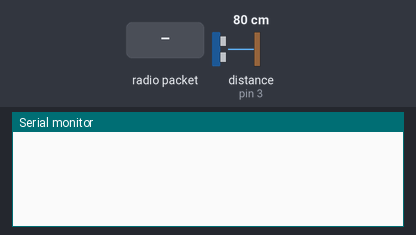
This sketch was run on a simulated Arduino Uno, built with avr-gcc and run on an emulated ATmega328P. On the bench: the last lines printed to the serial monitor. The test bench sets the inputs (shaded band); at power-on: distance to the obstacle (sensor on pin 3) 80 cm. The echo pulse lasts 58.3 µs per cm; no radio packets arrive unless stated.

Above: at 1.2 s.
1.3 s: radio packet "ABCDEF" arrives
At 1.9 s:
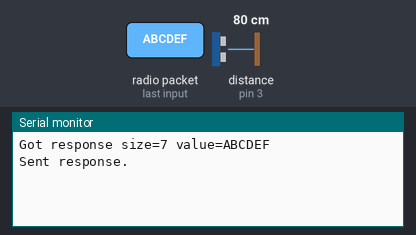
2.8 s: radio packet "1" arrives
At 5.1 s:
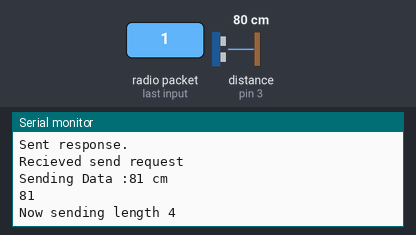

Measured:
- after the input at 1.3 s, the serial monitor: prints a new line at once (image 1)
- after the input at 2.8 s, the serial monitor: prints a new line at once (image 2)

The sketch:

SamplePeriod.ino
```cpp
#include <SPI.h>
#include "nRF24L01.h"
#include "RF24.h"
#include <NewPing.h>

static char send_payload[256];

#define TRIGGER_PIN 4      //Trig pin
#define ECHO_PIN  3        //Echo pin
#define MAX_DIST 400


const int min_payload_size = 4;
const int max_payload_size = 32;
const int payload_size_increments_by = 1;
int next_payload_size = min_payload_size;

NewPing sonar(TRIGGER_PIN, ECHO_PIN, MAX_DIST);

RF24 radio(9, 10);
const int role_pin = 5;

// Radio pipe addresses for the 2 nodes to communicate.
const uint64_t pipes[2] = { 0xF0F0F0F0E1LL, 0xF0F0F0F0D2LL };

char receive_payload[max_payload_size + 1];
void check_radio() {
  //  trigger = 1;
  while (radio.available()) {

    uint8_t len = radio.getDynamicPayloadSize();
    radio.read( receive_payload, len );
    //Serial.println(receive_payload);
    //data();
  }

}

void setup()
{

  Serial.begin(115200);

  //
  // Setup and configure rf radio
  //

  radio.begin();
  // enable dynamic payloads
  radio.enableDynamicPayloads();

  // optionally, increase the delay between retries & # of retries
  radio.setRetries(5, 15);

  //
  // Open pipes to other nodes for communication
  //

  radio.openWritingPipe(pipes[0]);
  radio.openReadingPipe(1, pipes[1]);


  //
  // Start listening
  //

  radio.startListening();
  radio.openWritingPipe(pipes[1]);
  radio.openReadingPipe(1, pipes[0]);

}

void loop(void)
{

  while (true)
  {
    while ( radio.available() )
    {

      // Fetch the payload, and see if this was the last one.
      uint8_t len = radio.getDynamicPayloadSize();

      // If a corrupt dynamic payload is received, it will be flushed
      if (!len) {
        continue;
      }

      radio.read( receive_payload, len );
      if (strcmp(receive_payload, "ABCDEF"))
      {
        Serial.println("Recieved send request");
        goto endl;
      }
      // Put a zero at the end for easy printing
      //receive_payload[len] = 0;

      // Spew it
      Serial.print(F("Got response size="));
      Serial.print(len);
      Serial.print(F(" value="));
      Serial.println(receive_payload);

      // First, stop listening so we can talk
      radio.stopListening();

      // Send the final one back.
      //radio.write( receive_payload, len );
      Serial.println(F("Sent response."));

      // Now, resume listening so we catch the next packets.
      radio.startListening();
    }

  }
endl:
  int count = 1;
  while (count--) {
    int water_level = sonar.ping_cm();
    Serial.print("Sending Data :");
    Serial.print(water_level);
    Serial.println(" cm");
    delay(1000);
    String water = String(water_level);
    static char send_payload[50];
    water.toCharArray(send_payload, 50);
    Serial.println(send_payload);
    //static char send_payload[] = "ABCDEFGHIJKLMNOPQRSTUVWXYZ789012";

    // First, stop listening so we can talk.
    radio.stopListening();

    // Take the time, and send it.  This will block until complete
    Serial.print(F("Now sending length "));
    Serial.println(next_payload_size);
    radio.write( send_payload, next_payload_size );
    //attachInterrupt(digitalPinToInterrupt(2), check_radio, LOW);


    // Now, continue listening
    radio.startListening();

    // Wait here until we get a response, or timeout
  }
}
```
